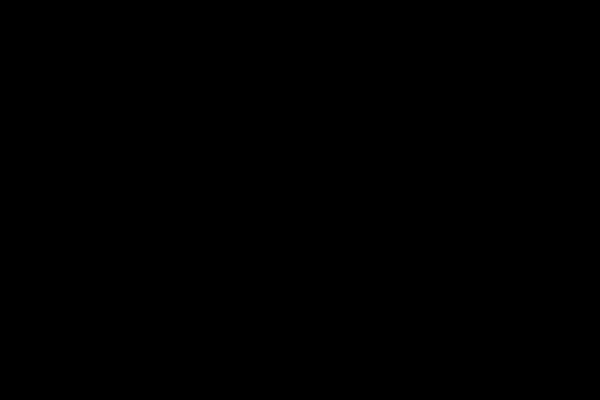
Frame 1 (no input)
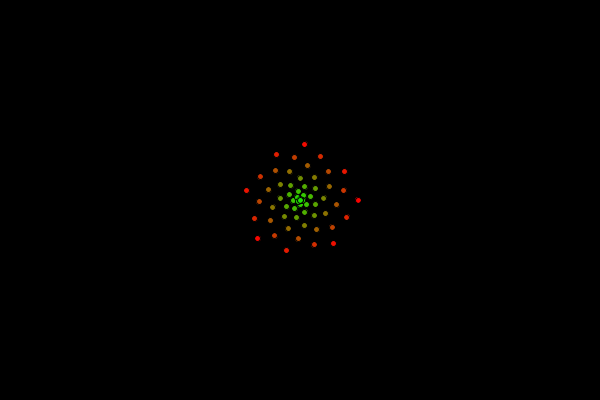
Frame 60 (the mouse pressed at the canvas centre just before this capture)
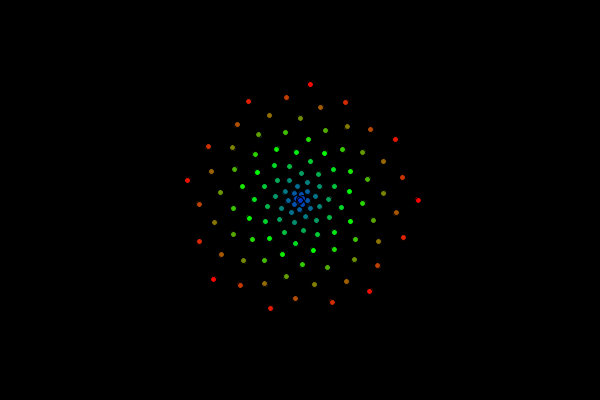
Frame 120 (the mouse held since frame 60 and released just before this capture)

The Processing sketch that drew these frames (run headless with seeded random() and noise(); from frame 60 on, the mouse is pressed at the canvas centre):

// Processing sketch: phyllotaxis
// ── phyllotaxis.pde
//
// phyllotaxis.pde
//
// Darren Kessner
// Marlborough School
//


ArrayList<Ball> balls = new ArrayList<Ball>();

int period = 1;
int rate = 1;

float ballSpeed = 1;

int count = 0;

float colorPeriod = 200;
int currentColor = 0;


// 1, 1, 2, 3, 5, 8, 13, 21, 34, 55, 89

float tau = (float)(1 + Math.sqrt(5))/2;
float golden_angle_proportion = 1/tau/tau; // fraction of circle

float ratio = golden_angle_proportion;
// float ratio = golden_angle_proportion + .01;
//float ratio = golden_angle_proportion - .01;

//float ratio = 1./4;
//float ratio = 5./13;
//float ratio = 13/34.;
//float ratio = 21/55.;
//float ratio = 34./89;


//float ratio = .205;

//float ratio = 2./9;


void setup()
{
    size(600, 400);
    noCursor();

    //println("ratio: " + ratio);
    //println("angle: " + ratio*360.);
}


void draw()
{
    background(0);

    currentColor = myhue((frameCount % colorPeriod)/(float)colorPeriod);

    //text(balls.size(), 50, 50);
    
    for (Ball b : balls)
        b.display();

    if (frameCount % period == 0)
    {
        for (int i=0; i<rate; i++)
        {
            float t = 2*PI*ratio*count;
            count++;
            balls.add(new Ball(width/2, height/2, 
                               ballSpeed*cos(t), ballSpeed*sin(t),
                               currentColor));
        }
    }

    // clean up

    for (int i=balls.size()-1; i>=0; i--)
        if (!balls.get(i).alive)
            balls.remove(i);
}


void keyPressed()
{
    if (isLooping())
      noLoop();
    else
      loop();
}


class Ball
{
    float x;
    float y;
    float vx;
    float vy;
    int c;
    boolean alive;
    final int diameter = 6;

    Ball(float xIn, float yIn, float vxIn, float vyIn, int cIn)
    {
        x = xIn;
        y = yIn;
        vx = vxIn; 
        vy = vyIn;
        c = cIn;
        alive = true;
    }

    void display()
    {
        fill(c);
        ellipse(x, y, diameter, diameter);

        x += vx;
        y += vy;

        if (x<0 || x>width || y<0 || y>height)
            alive = false;
    }
}


// translates x in [0,1] to a rainbow color
int myhue(float x)
{
    float t = 3*x - (int)(3*x);
    if (x < 1./3)
    {
        return color((1-t)*255, t*255, 0); // R->G
    }
    else if (x < 2./3)
    {
        return color(0, (1-t)*255, t*255); // G->B
    }
    else
    {
        return color(t*255, 0, (1-t)*255); // B->R
    }
}
